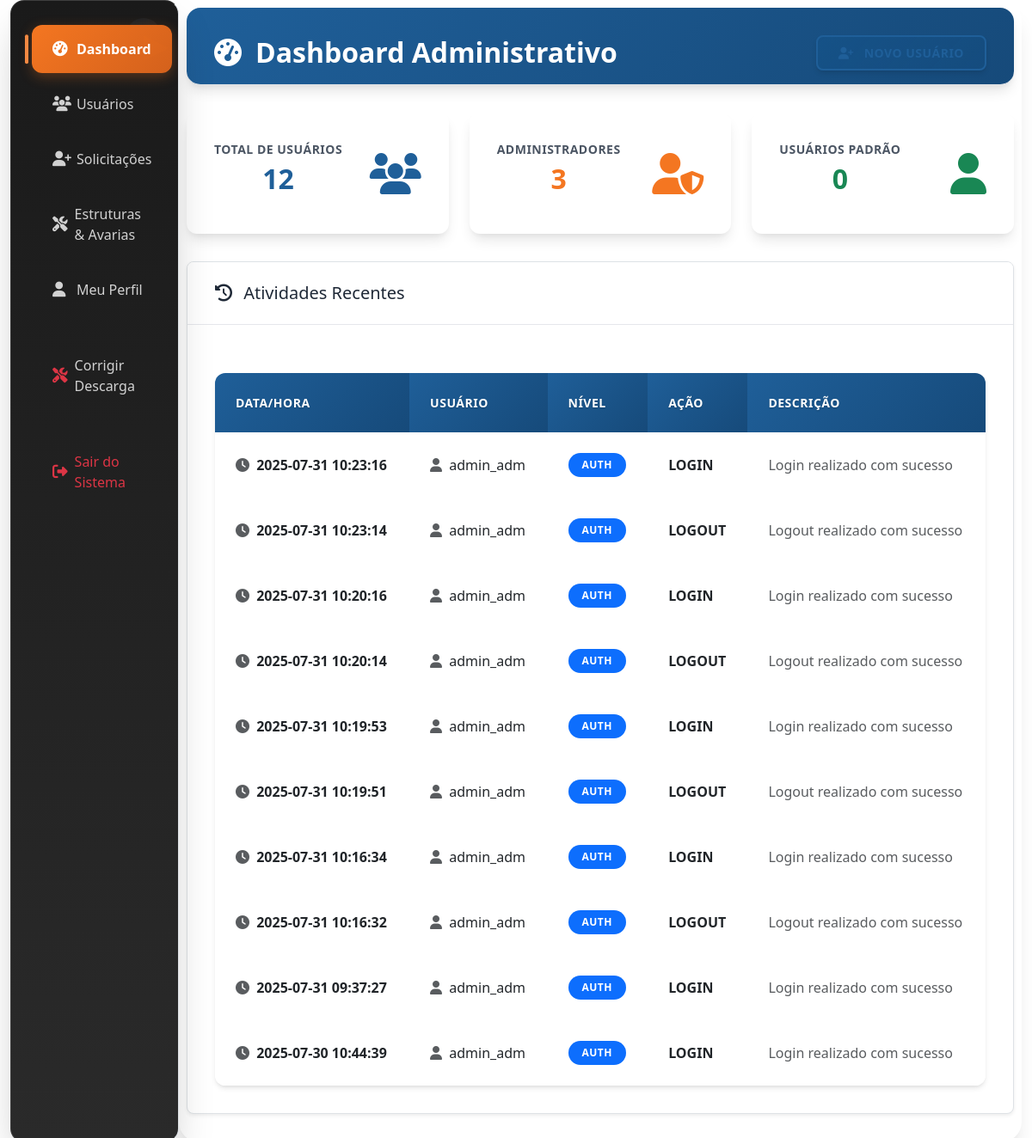
/admin/dashboard (signed in), run on the app's committed database.
### tables this page shows
CREATE TABLE log_atividades (
        id INTEGER PRIMARY KEY AUTOINCREMENT,
        data_hora TEXT NOT NULL,
        usuario TEXT NOT NULL,
        nivel TEXT NOT NULL,
        acao TEXT NOT NULL,
        descricao TEXT
    );

### admin/routes.py (the view)
@admin_bp.route('/dashboard')
@admin_completo_only_required
def admin_dashboard():
    try:
        db = get_db()
        cursor = db.cursor()
        cursor.execute("SELECT COUNT(*) FROM usuarios")
        total_usuarios = cursor.fetchone()[0]
        cursor.execute("SELECT COUNT(*) FROM usuarios WHERE nivel = 'admin'")
        total_admins = cursor.fetchone()[0]
        cursor.execute("SELECT COUNT(*) FROM usuarios WHERE nivel = 'user'")
        total_users = cursor.fetchone()[0]
        cursor.execute("""
            SELECT * FROM log_atividades
            ORDER BY data_hora DESC
            LIMIT 10
        """)
        logs_recentes = cursor.fetchall()
        cursor.execute("""
            SELECT * FROM solicitacoes_registro
            WHERE status = 'pendente'
            ORDER BY data_solicitacao DESC
        """)
        solicitacoes_pendentes = cursor.fetchall()
        cursor.execute("""
            SELECT s.*, u.username, u.email
            FROM solicitacoes_senha s
            JOIN usuarios u ON s.usuario_id = u.id
            WHERE s.status = 'pendente'
            ORDER BY s.data_solicitacao DESC
        """)
        senha_pendentes = cursor.fetchall()
        return render_template('admin/dashboard.html',
                              total_usuarios=total_usuarios,
                              total_admins=total_admins,
                              total_users=total_users,
                              logs_recentes=logs_recentes,
                              solicitacoes_pendentes=solicitacoes_pendentes,
                              senha_pendentes=senha_pendentes,
                              username=session.get('username'),
                              role=session.get('role'))
    except Exception as e:
        logger.error(f"Erro ao carregar dashboard administrativo: {e}")
        flash(f"Erro ao carregar dashboard: {e}", "danger")
        return redirect(url_for('auth.login'))

### db.py (called while the page is built)
def get_db():
    if 'db' not in g:
        try:
            g.db = sqlite3.connect(
                current_app.config['DATABASE'],
                detect_types=sqlite3.PARSE_DECLTYPES,
                timeout=30.0,  # 30 segundos de timeout
                isolation_level=None  # Autocommit mode
            )
            g.db.execute('PRAGMA busy_timeout = 10000;')  # 10 segundos
            g.db.row_factory = sqlite3.Row
            logger.debug("Nova conexão com o banco de dados estabelecida")
        except sqlite3.Error as e:
            logger.error(f"Erro ao conectar ao banco de dados: {e}")
            raise
    return g.db

### utils/db.py (called while the page is built)
def get_db():
    try:
        return main_get_db()
    except Exception as e:
        logger.error(f"Erro ao obter conexão com o banco de dados: {e}")
        if 'db' not in g:
            g.db = sqlite3.connect(
                current_app.config['DATABASE'],
                detect_types=sqlite3.PARSE_DECLTYPES,
                timeout=30.0
            )
            g.db.row_factory = sqlite3.Row
        return g.db

### utils/permissions.py (called while the page is built, shortened)
def get_user_role():
    role = session.get('role') or session.get('nivel')
    return role

def has_role(required_role):
    user_role = get_user_role()
    if not user_role or user_role not in ROLES:
        return False
    return ROLES[user_role] >= ROLES[required_role]

def admin_completo_only_required(f):
    @wraps(f)
    def decorated_function(*args, **kwargs):
        user_role = get_user_role()
        return f(*args, **kwargs)
    return decorated_function

### templates/admin/dashboard.html (shortened to what this page needs)
{% extends "base.html" %}
{% block extra_css %}
<link rel="stylesheet" href="{{ url_for('static', filename='css/admin-theme.css') }}">
{% endblock %}
{% block content %}
<div class="container-fluid admin-page">
    <div class="row">
        <div class="col-md-3 col-lg-2 d-md-block sidebar">
            <div class="position-sticky">
                <ul class="nav flex-column mt-3">
                    <li class="nav-item">
                        <a class="nav-link active" href="{{ url_for('admin.admin_dashboard') }}">
                            <i class="fas fa-tachometer-alt"></i> Dashboard
                        </a>
                    </li>
                    <li class="nav-item">
                        <a class="nav-link" href="{{ url_for('admin.listar_usuarios') }}">
                            <i class="fas fa-users"></i> Usuários
                        </a>
                    </li>
                    <li class="nav-item">
                        <a class="nav-link" href="{{ url_for('admin.listar_solicitacoes') }}">
                            <i class="fas fa-user-plus"></i> Solicitações
                        </a>
                    </li>
                    <li class="nav-item">
                        <a class="nav-link" href="{{ url_for('admin.gerenciar_estruturas_avarias') }}">
                            <i class="fas fa-tools"></i> Estruturas & Avarias
                        </a>
                    </li>
                    <li class="nav-item">
                        <a class="nav-link" href="{{ url_for('auth.dashboard') }}">
                            <i class="fas fa-user"></i> Meu Perfil
                        </a>
                    </li>
                    <li class="nav-item">
                        <a class="nav-link" href="{{ url_for('admin.pagina_corrigir_descarga') }}">
                            <i class="fas fa-tools text-danger"></i> Corrigir Descarga
                        </a>
                    </li>
                    <li class="nav-item mt-4">
                        <a class="nav-link text-danger" href="{{ url_for('auth.logout') }}" id="logoutBtn">
                            <i class="fas fa-sign-out-alt"></i> Sair do Sistema
                        </a>
                    </li>
                </ul>
            </div>
        </div>
        <main class="col-md-9 ms-sm-auto col-lg-10 main-content">
            <div class="page-header">
                <div class="d-flex justify-content-between align-items-center">
                    <h1>
                        <i class="fas fa-tachometer-alt me-2"></i>
                        Dashboard Administrativo
                    </h1>
                    <div class="btn-toolbar">
                        <div class="btn-group">
                            <a href="{{ url_for('admin.novo_usuario') }}" class="btn btn-outline-primary">
                                <i class="fas fa-user-plus me-1"></i> Novo Usuário
                            </a>
                        </div>
                    </div>
                </div>
            </div>
            <div class="admin-stats fade-in-up">
                <div class="stat-card">
                    <div class="d-flex align-items-center justify-content-between">
                        <div>
                            <div class="stat-label">Total de Usuários</div>
                            <div class="stat-value">{{ total_usuarios }}</div>
                        </div>
                        <div class="stats-icon">
                            <i class="fas fa-users fa-3x text-itracker-blue"></i>
                        </div>
                    </div>
                </div>
                <div class="stat-card">
                    <div class="d-flex align-items-center justify-content-between">
                        <div>
                            <div class="stat-label">Administradores</div>
                            <div class="stat-value text-itracker-orange">{{ total_admins }}</div>
                        </div>
                        <div class="stats-icon">
                            <i class="fas fa-user-shield fa-3x text-itracker-orange"></i>
                        </div>
                    </div>
                </div>
                <div class="stat-card">
                    <div class="d-flex align-items-center justify-content-between">
                        <div>
                            <div class="stat-label">Usuários Padrão</div>
                            <div class="stat-value text-success">{{ total_users }}</div>
                        </div>
                        <div class="stats-icon">
                            <i class="fas fa-user fa-3x text-success"></i>
                        </div>
                    </div>
                </div>
            </div>
            <div class="admin-card mb-4 slide-in-right">
                <div class="card-header">
                    <h5 class="mb-0">
                        <i class="fas fa-history me-2"></i>
                        Atividades Recentes
                    </h5>
                </div>
                <div class="card-body">
                    <div class="table-responsive">
                        <table class="table table-hover">
                            <thead>
                                <tr>
                                    <th>Data/Hora</th>
                                    <th>Usuário</th>
                                    <th>Nível</th>
                                    <th>Ação</th>
                                    <th>Descrição</th>
                                </tr>
                            </thead>
                            <tbody>
                                {% if logs_recentes %}
                                    {% for log in logs_recentes %}
                                    <tr>
                                        <td>
                                            <i class="fas fa-clock me-1 text-muted"></i>
                                            {{ log.data_hora }}
                                        </td>
                                        <td>
                                            <i class="fas fa-user me-1 text-muted"></i>
                                            {{ log.usuario }}
                                        </td>
                                        <td>
                                            <span class="badge bg-{{ 'success' if log.nivel == 'user' else 'warning' if log.nivel == 'admin' else 'primary' }}">
                                                {{ log.nivel }}
                                            </span>
                                        </td>
                                        <td class="fw-semibold">{{ log.acao }}</td>
                                        <td class="text-muted">{{ log.descricao }}</td>
                                    </tr>
                                    {% endfor %}
                                {% endif %}
                            </tbody>
                        </table>
                    </div>
                </div>
            </div>
        </main>
    </div>
</div>
{% endblock %}

### templates/base.html (style rules this page uses)
.admin-page { min-height: 100vh; }
.sidebar { background-color: #f8f9fa; min-height: 100vh; border-right: 1px solid #dee2e6; }
.nav-link { color: #495057; padding: 0.75rem 1rem; border-radius: 0.375rem; margin-bottom: 0.25rem; }
.nav-link.active { background-color: #0066b3; color: white; }
.main-content { padding: 2rem; }
.page-header { margin-bottom: 2rem; padding-bottom: 1rem; border-bottom: 1px solid #dee2e6; }
.admin-card { background: white; border-radius: 0.5rem; box-shadow: 0 0.125rem 0.25rem rgba(0, 0, 0, 0.075); border: 1px solid #dee2e6; }
.card-header { background-color: #f8f9fa; border-bottom: 1px solid #dee2e6; padding: 1rem; }
.card-body { padding: 1.5rem; }
.text-itracker-blue { color: #0066b3; }
.text-itracker-orange { color: #ff6600; }
.fade-in-up { animation: fadeInUp 0.5s ease-out; }

### data on the page
log_atividades: data_hora "2025-07-31 10:23:16", usuario "admin_adm", nivel "AUTH", acao "LOGIN", descricao "Login realizado com sucesso"
log_atividades: data_hora "2025-07-31 10:23:14", usuario "admin_adm", nivel "AUTH", acao "LOGOUT", descricao "Logout realizado com sucesso"
log_atividades: data_hora "2025-07-31 10:20:16", usuario "admin_adm", nivel "AUTH", acao "LOGIN", descricao "Login realizado com sucesso"
log_atividades: data_hora "2025-07-31 10:20:14", usuario "admin_adm", nivel "AUTH", acao "LOGOUT", descricao "Logout realizado com sucesso"
log_atividades: data_hora "2025-07-31 10:19:53", usuario "admin_adm", nivel "AUTH", acao "LOGIN", descricao "Login realizado com sucesso"
log_atividades: data_hora "2025-07-31 10:19:51", usuario "admin_adm", nivel "AUTH", acao "LOGOUT", descricao "Logout realizado com sucesso"
log_atividades: data_hora "2025-07-31 10:16:34", usuario "admin_adm", nivel "AUTH", acao "LOGIN", descricao "Login realizado com sucesso"
log_atividades: data_hora "2025-07-31 10:16:32", usuario "admin_adm", nivel "AUTH", acao "LOGOUT", descricao "Logout realizado com sucesso"
log_atividades: data_hora "2025-07-31 09:37:27", usuario "admin_adm", nivel "AUTH", acao "LOGIN", descricao "Login realizado com sucesso"
log_atividades: data_hora "2025-07-30 10:44:39", usuario "admin_adm", nivel "AUTH", acao "LOGIN", descricao "Login realizado com sucesso"

### other printed values
{{ total_usuarios }} "12"
{{ total_admins }} "3"
{{ total_users }} "0"
